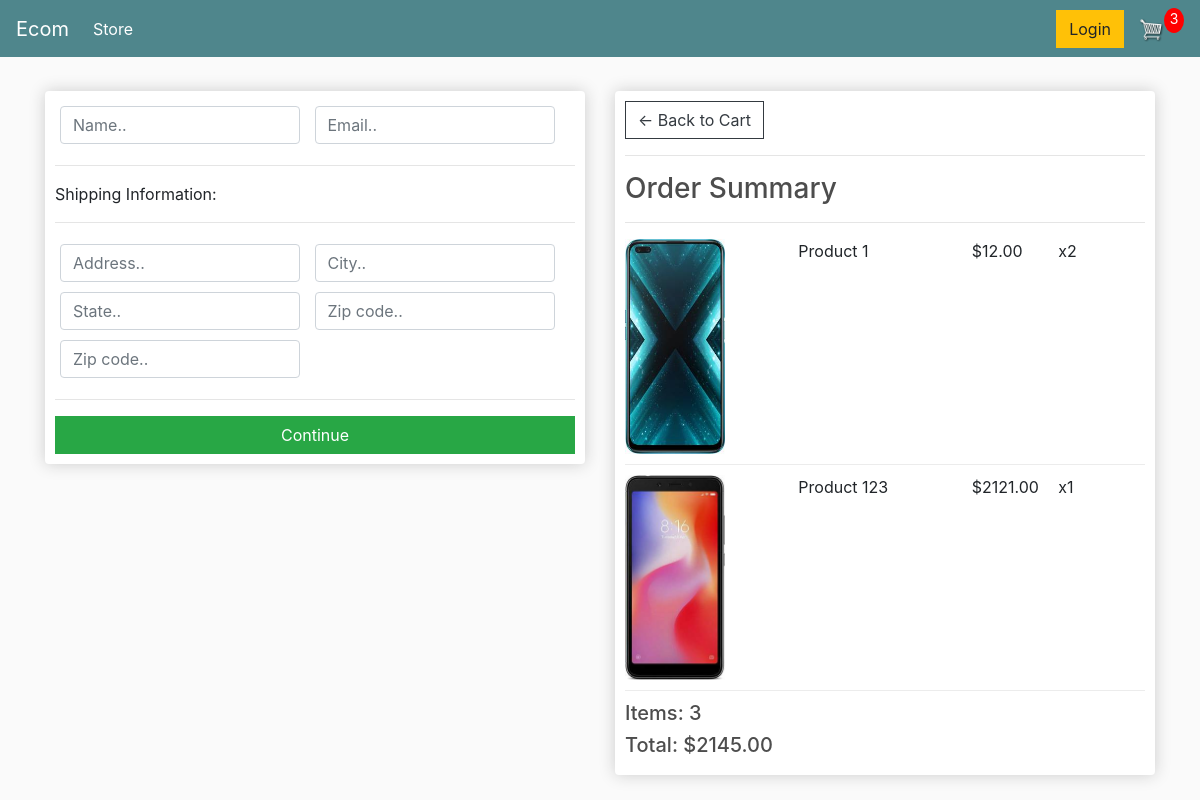
/checkout/ (signed in), run on an earlier commit of the app's database.
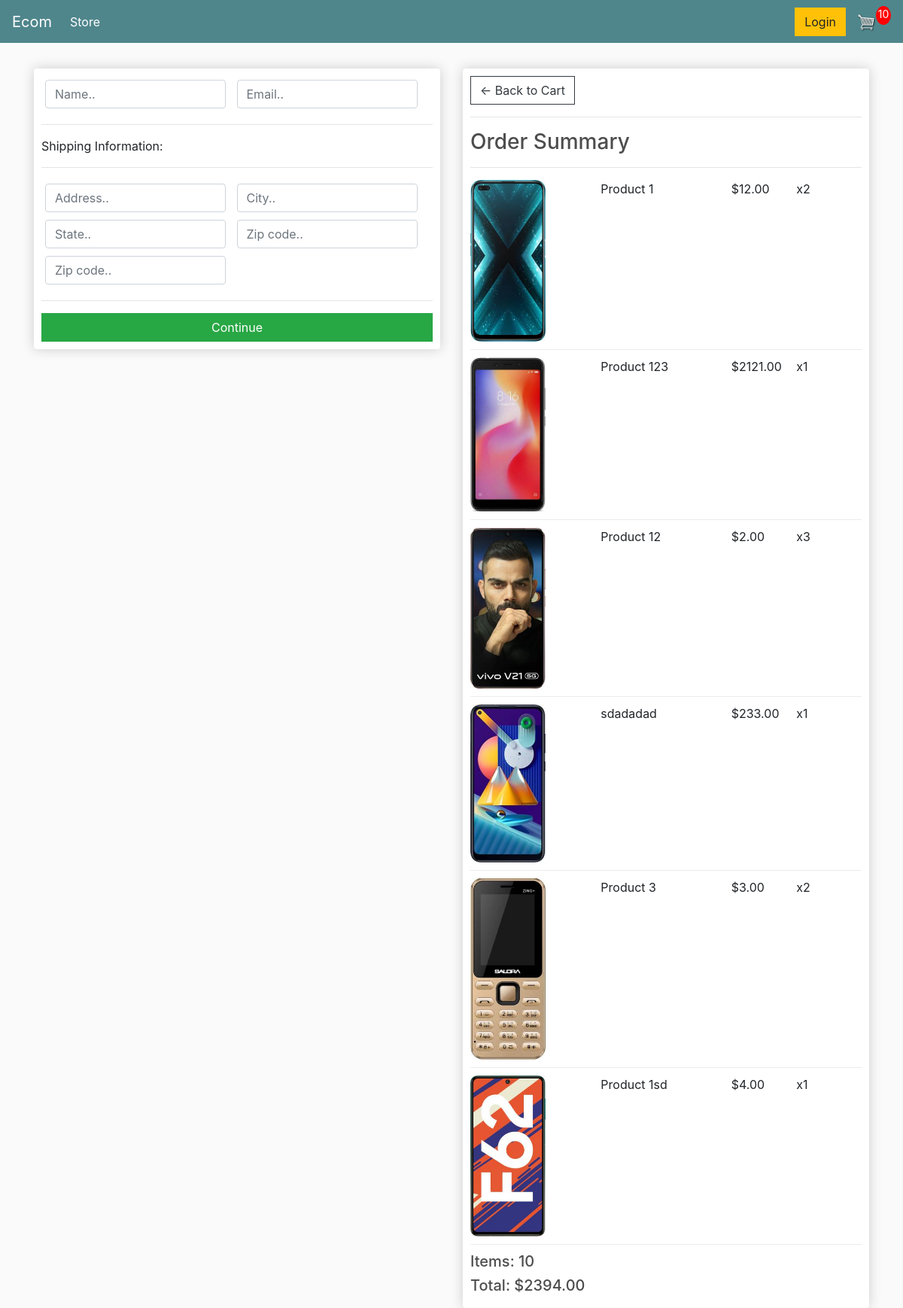
And on a later commit of the database.
### store/models.py (models this page shows, shortened)
class OrderItem(models.Model):
    product = models.ForeignKey(Product,on_delete=models.SET_NULL, null=True)
    order = models.ForeignKey(Order, on_delete=models.SET_NULL, null=True)
    quantity = models.IntegerField(default=0, null=True, blank=True)
    date_added = models.DateTimeField(auto_now_add=True)
    @property
    def get_total(self):
        total = self.product.price * self.quantity
        return total

class Product(models.Model):
    name = models.CharField(max_length=200)
    price = models.FloatField()
    digital = models.BooleanField(default=False, null=True, blank=True)
    image = models.ImageField(null=True, blank=True)
    @property
    def imageURL(self):
        try:
            url = self.image.url
        except:
            url = ''
        return url

class Order(models.Model):
    customer = models.ForeignKey(Customer, on_delete=models.SET_NULL, null=True, blank=True)
    date_ordered = models.DateTimeField(auto_now_add=True)
    complete = models.BooleanField(default=False)
    transction_id = models.CharField(max_length=100, null=True)
    @property
    def shipping(self):
        shipping = False
        orderitems = self.orderitem_set.all()
        for i in orderitems:
            if i.product.digital == False:
                shipping = True
        return shipping
    @property
    def get_cart_total(self):
        orderitems = self.orderitem_set.all()
        total = sum([item.get_total for item in orderitems])
        return total
    @property
    def get_cart_items(self):
        orderitems = self.orderitem_set.all()
        total = sum([item.quantity for item in orderitems])
        return total

### store/views.py (the view)
# urls.py: path('checkout/', views.checkout, name="checkout"),
def checkout(request):
    if request.user.is_authenticated:
        customer = request.user.customer
        order, created = Order.objects.get_or_create(customer=customer, complete=False)
        items = order.orderitem_set.all()
        cartItems = order.get_cart_items
    else:
        items = []
        order = {'get_cart_items':0, 'get_cart_total':0,'shipping': False}
        cartItems = order['get_cart_items']
    context = {'items':items, 'order':order, 'cartItems': cartItems}
    return render(request, 'store/checkout.html', context)

### store/templates/store/checkout.html (shortened to what this page needs)
{% extends 'store/main.html' %}
{% load static %}
{% block content %}
     <div class="row">
		<div class="col-lg-6">
			<div class="box-element" id="form-wrapper">
				<form id="form">
					<div id="user-info">
						<div class="form-field">
							<input required class="form-control" type="text" name="name" placeholder="Name..">
						</div>
						<div class="form-field">
							<input required class="form-control" type="email" name="email" placeholder="Email..">
						</div>
					</div>
					<div id="shipping-info">
						<hr>
						<p>Shipping Information:</p>
						<hr>
						<div class="form-field">
							<input class="form-control" type="text" name="address" placeholder="Address..">
						</div>
						<div class="form-field">
							<input class="form-control" type="text" name="city" placeholder="City..">
						</div>
						<div class="form-field">
							<input class="form-control" type="text" name="state" placeholder="State..">
						</div>
						<div class="form-field">
							<input class="form-control" type="text" name="zipcode" placeholder="Zip code..">
						</div>
						<div class="form-field">
							<input class="form-control" type="text" name="country" placeholder="Zip code..">
						</div>
					</div>
					<hr>
					<input id="form-button" class="btn btn-success btn-block" type="submit" value="Continue">
				</form>
			</div>
			<br>
		</div>
		<div class="col-lg-6">
			<div class="box-element">
				<a  class="btn btn-outline-dark" href="{% url 'cart' %}">&#x2190; Back to Cart</a>
				<hr>
				<h3>Order Summary</h3>
				<hr>
				{% for item in items %}
				<div class="cart-row">
					<div style="flex:2"><img class="row-image" src="{{ item.product.imageURL }}"></div>
					<div style="flex:2"><p>{{ item.product.name }}</p></div>
					<div style="flex:1"><p>${{ item.product.price|floatformat:2 }}</p></div>
					<div style="flex:1"><p>x{{ item.quantity }}</p></div>
				</div>
				{% endfor %}
				<h5>Items:   {{ order.get_cart_items }}</h5>
				<h5>Total:   ${{ order.get_cart_total|floatformat:2 }}</h5>
			</div>
		</div>
	</div>
{% endblock content %}

What changed in the data, as far as the page shows it:
added OrderItem: product.imageURL (picture), product.name "Product 12", product.price "2.00", quantity "3"
added OrderItem: product.imageURL (picture), product.name "sdadadad", product.price "233.00", quantity "1"
added OrderItem: product.imageURL (picture), product.name "Product 3", product.price "3.00", quantity "2"
added OrderItem: product.imageURL (picture), product.name "Product 1sd", product.price "4.00", quantity "1"
computed for Order: get_cart_items "3" → "10"; get_cart_total "2145.00" → "2394.00"
Also different on the page:
{{ cartItems }}: "3" → "10"
